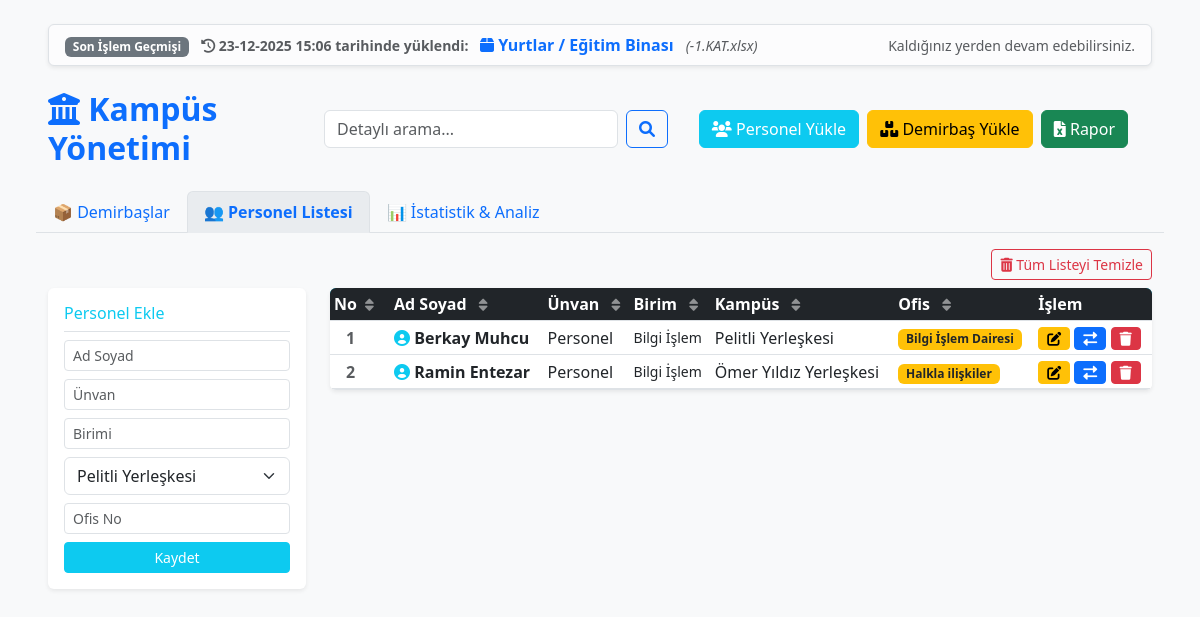
The app's page /?tab=personel with its own data.
### tables this page shows
CREATE TABLE yukleme_gecmisi (
            id INTEGER PRIMARY KEY AUTOINCREMENT,
            dosya_adi TEXT,
            hedef_konum TEXT,
            tur TEXT,
            tarih TEXT
        );

CREATE TABLE personeller (
            id INTEGER PRIMARY KEY AUTOINCREMENT,
            ad_soyad TEXT NOT NULL,
            unvan TEXT,
            kampus TEXT,
            ofis TEXT NOT NULL
        , birimi TEXT);

### app.py (the view, shortened to what this page needs)
@app.route('/')
def index():
    aktif_tab = request.args.get('tab', 'demirbas')
    arama_terimi = request.args.get('q', '')
    analiz_turu = request.args.get('analiz_turu', 'demirbas')
    ist_malzeme = request.args.get('ist_malzeme', '')
    ist_kampus = request.args.get('ist_kampus', '')
    ist_konum = request.args.get('ist_konum', '')
    ist_p_ad = request.args.get('ist_p_ad', '')
    ist_p_birim = request.args.get('ist_p_birim', '')
    ist_p_kampus = request.args.get('ist_p_kampus', '')
    ist_p_ofis = request.args.get('ist_p_ofis', '')
    sayfa_d = request.args.get('sayfa_d', 1, type=int)
    sayfa_p = request.args.get('sayfa_p', 1, type=int)
    limit = 20
    offset_d = (sayfa_d - 1) * limit
    offset_p = (sayfa_p - 1) * limit
    conn = baglanti_kur()
    cur = conn.cursor()
    d_sql = "SELECT * FROM demirbaslar"
    d_c_sql = "SELECT COUNT(*) FROM demirbaslar"
    d_p = []
    if arama_terimi and aktif_tab == 'demirbas':
        t = f"%{turkce_normalize(arama_terimi)}%"
        f = " WHERE NORMALIZE(ad) LIKE ? OR NORMALIZE(konum) LIKE ? OR NORMALIZE(kampus) LIKE ?"
        d_sql += f; d_c_sql += f; d_p = [t, t, t]
    cur.execute(d_c_sql, d_p)
    total_d = cur.fetchone()[0]
    total_pages_d = (total_d + limit - 1) // limit
    d_sql += " ORDER BY id DESC LIMIT ? OFFSET ?"
    d_p.extend([limit, offset_d])
    cur.execute(d_sql, d_p)
    demirbaslar = cur.fetchall()
    p_sql = "SELECT * FROM personeller"
    p_c_sql = "SELECT COUNT(*) FROM personeller"
    p_p = []
    if arama_terimi and aktif_tab == 'personel':
        t = f"%{turkce_normalize(arama_terimi)}%"
        f = " WHERE NORMALIZE(ad_soyad) LIKE ? OR NORMALIZE(ofis) LIKE ? OR NORMALIZE(birimi) LIKE ?"
        p_sql += f; p_c_sql += f; p_p = [t, t, t]
    cur.execute(p_c_sql, p_p)
    total_p = cur.fetchone()[0]
    total_pages_p = (total_p + limit - 1) // limit
    p_sql += " ORDER BY ofis ASC LIMIT ? OFFSET ?"
    p_p.extend([limit, offset_p])
    cur.execute(p_sql, p_p)
    personeller = cur.fetchall()
    analiz_sonuclari = []
    analiz_toplam = 0
    try:
        cur.execute("SELECT * FROM yukleme_gecmisi ORDER BY id DESC LIMIT 1")
        son_yukleme = cur.fetchone()
    except:
        son_yukleme = None
    conn.close()
    return render_template('index.html',
                           demirbaslar=demirbaslar, personeller=personeller,
                           analiz_sonuclari=analiz_sonuclari, analiz_toplam=analiz_toplam, analiz_turu=analiz_turu,
                           yerleskeler=YERLESKELER, arama_terimi=arama_terimi, aktif_tab=aktif_tab,
                           sayfa_d=sayfa_d, toplam_sayfa_demirbas=total_pages_d,
                           sayfa_p=sayfa_p, toplam_sayfa_personel=total_pages_p,
                           ist_malzeme=ist_malzeme, ist_kampus=ist_kampus, ist_konum=ist_konum,
                           ist_p_ad=ist_p_ad, ist_p_birim=ist_p_birim, ist_p_kampus=ist_p_kampus, ist_p_ofis=ist_p_ofis,
                           son_yukleme=son_yukleme)

### app.py (called while the page is built)
def baglanti_kur():
    conn = sqlite3.connect(DB_NAME)
    conn.row_factory = sqlite3.Row
    conn.create_function("NORMALIZE", 1, turkce_normalize)
    return conn

### templates/index.html (shortened to what this page needs)
<!DOCTYPE html>
<html lang="tr">
<head>
    <link href="https://cdn.jsdelivr.net/npm/bootstrap@5.3.0/dist/css/bootstrap.min.css" rel="stylesheet">
    <link rel="stylesheet" href="https://cdnjs.cloudflare.com/ajax/libs/font-awesome/6.0.0/css/all.min.css">
</head>
<body class="bg-light">
<div class="container-fluid px-5 mt-4">
    {% if son_yukleme %}
    <div class="alert alert-light border shadow-sm d-flex align-items-center justify-content-between py-2 mb-4">
        <div>
            <span class="badge bg-secondary me-2">Son İşlem Geçmişi</span>
            <small class="text-muted fw-bold">
                <i class="fas fa-history"></i> {{ son_yukleme.tarih }} tarihinde yüklendi:
            </small>
            <span class="text-primary fw-bold mx-2">
                {% if son_yukleme.tur == 'Demirbaş' %}
                    <i class="fas fa-box"></i> {{ son_yukleme.hedef_konum }}
                {% else %}
                    <i class="fas fa-users"></i> {{ son_yukleme.hedef_konum }}
                {% endif %}
            </span>
            <small class="text-muted fst-italic">({{ son_yukleme.dosya_adi }})</small>
        </div>
        <small class="text-muted">Kaldığınız yerden devam edebilirsiniz.</small>
    </div>
    {% endif %}
    <div class="row align-items-center mb-4">
    <div class="row align-items-center mb-4">
        <div class="col-md-3"><h2 class="text-primary fw-bold mb-0"><i class="fas fa-university"></i> Kampüs Yönetimi</h2></div>
        <div class="col-md-4">
            {% if aktif_tab != 'istatistik' %}
            <form action="/" method="GET" class="d-flex" id="searchForm">
                <input class="form-control me-2" type="search" name="q" placeholder="Detaylı arama..." value="{{ arama_terimi if arama_terimi else '' }}">
                <button class="btn btn-outline-primary" type="submit"><i class="fas fa-search"></i></button>
            </form>
            {% endif %}
        </div>
        <div class="col-md-5 text-end">
            <button class="btn btn-info text-white me-1" data-bs-toggle="modal" data-bs-target="#uploadPersonelModal">
                <i class="fas fa-users"></i> Personel Yükle
            </button>
            <button class="btn btn-warning me-1" data-bs-toggle="modal" data-bs-target="#uploadDemirbasModal">
                <i class="fas fa-boxes"></i> Demirbaş Yükle
            </button>
            <a href="/rapor" class="btn btn-success"><i class="fas fa-file-excel"></i> Rapor</a>
        </div>
    </div>
    <ul class="nav nav-tabs mb-3" id="myTab">
        <li class="nav-item">
            <a class="nav-link {% if aktif_tab == 'demirbas' %}active{% endif %}" href="/?tab=demirbas" style="cursor: pointer;">📦 Demirbaşlar</a>
        </li>
        <li class="nav-item">
            <a class="nav-link {% if aktif_tab == 'personel' %}active{% endif %}" href="/?tab=personel" style="cursor: pointer;">👥 Personel Listesi</a>
        </li>
        <li class="nav-item">
            <a class="nav-link {% if aktif_tab == 'istatistik' %}active{% endif %}" href="/?tab=istatistik" style="cursor: pointer;">📊 İstatistik & Analiz</a>
        </li>
    </ul>
    <div class="tab-content" id="myTabContent">
        <div class="tab-pane fade" id="personel">
            <div class="d-flex justify-content-end mb-2">
                <a href="/sifirla-personel" class="btn btn-outline-danger btn-sm" onclick="return confirm('DİKKAT! Tüm personel listesi silinecek. Emin misiniz?')"><i class="fas fa-trash-alt"></i> Tüm Listeyi Temizle</a>
            </div>
            <div class="row">
                <div class="col-md-3">
                     <div class="card p-3 shadow-sm border-0 bg-white">
                        <h6 class="text-info border-bottom pb-2">Personel Ekle</h6>
                        <form action="/ekle-personel" method="POST">
                            <input type="text" name="ad_soyad" class="form-control mb-2 form-control-sm" placeholder="Ad Soyad" required>
                            <input type="text" name="unvan" class="form-control mb-2 form-control-sm" placeholder="Ünvan">
                            <input type="text" name="birimi" class="form-control mb-2 form-control-sm" placeholder="Birimi" required>
                            <select name="kampus" class="form-select mb-2 form-control-sm">{% for yer in yerleskeler %}<option value="{{ yer }}">{{ yer }}</option>{% endfor %}</select>
                            <input type="text" name="ofis" class="form-control mb-2 form-control-sm" placeholder="Ofis No" required>
                            <button type="submit" class="btn btn-info text-white w-100 btn-sm">Kaydet</button>
                        </form>
                    </div>
                </div>
                <div class="col-md-9">
                    <div class="card p-0 shadow-sm border-0 overflow-hidden">
                        <div class="table-responsive-custom">
                            <table class="table table-hover table-sm align-middle mb-0">
                                <thead class="bg-info text-white" style="position: sticky; top: 0; z-index: 1;">
                                    <tr>
                                        <th class="sortable" style="width: 60px;" onclick="tabloyuSirala(0)">
                                            No <i class="fas fa-sort small ms-1 text-white-50"></i>
                                        </th>
                                        <th class="sortable" onclick="tabloyuSirala(1)">
                                            Ad Soyad <i class="fas fa-sort small ms-2 text-white-50"></i>
                                        </th>
                                        <th class="sortable" onclick="tabloyuSirala(2)">
                                            Ünvan <i class="fas fa-sort small ms-2 text-white-50"></i>
                                        </th>
                                        <th class="sortable" onclick="tabloyuSirala(3)">
                                            Birim <i class="fas fa-sort small ms-2 text-white-50"></i>
                                        </th>
                                        <th class="sortable" onclick="tabloyuSirala(4)">
                                            Kampüs <i class="fas fa-sort small ms-2 text-white-50"></i>
                                        </th>
                                        <th class="sortable" onclick="tabloyuSirala(5)">
                                            Ofis <i class="fas fa-sort small ms-2 text-white-50"></i>
                                        </th>
                                        <th>İşlem</th>
                                    </tr>
                                </thead>
                                <tbody>
                                    {% for p in personeller %}
                                    <tr>
                                        <td class="fw-bold text-muted ps-3">{{ loop.index + (sayfa_p - 1) * 20 }}</td>
                                        <td><a href="/personel-detay/{{ p.id }}" class="text-decoration-none fw-bold text-dark"><i class="fas fa-user-circle text-info"></i> {{ p.ad_soyad }}</a></td>
                                        <td>{{ p.unvan }}</td><td class="small">{{ p.birimi }}</td><td>{{ p.kampus }}</td><td><span class="badge bg-warning text-dark">{{ p.ofis }}</span></td>
                                        <td>
                                            <button class="btn btn-sm btn-warning py-0" data-bs-toggle="modal" data-bs-target="#editPersonel{{ p.id }}"><i class="fas fa-edit"></i></button>
                                            <button class="btn btn-sm btn-primary py-0" data-bs-toggle="modal" data-bs-target="#tasiModal{{ p.id }}"><i class="fas fa-exchange-alt"></i></button>
                                            <a href="/sil-personel/{{ p.id }}" class="btn btn-sm btn-danger py-0"><i class="fas fa-trash"></i></a>
                                        </td>
                                    </tr>
                                    {% endfor %}
                                </tbody>
                            </table>
                        </div>
                    </div>
                </div>
            </div>
        </div>
    </div>
</div>
</body>
</html>

### templates/index.html (style rules this page uses)
.nav-tabs .nav-link.active { background-color: #e9ecef; border-bottom-color: transparent; font-weight: bold; color: #0d6efd; }
th.sortable { cursor: pointer; transition: all 0.2s ease-in-out; user-select: none; }
th.sortable i { color: #adb5bd; }
.table-responsive-custom { max-height: 65vh; overflow-y: auto; border-bottom: 1px solid #dee2e6; }
.table-responsive-custom thead th { position: sticky; top: 0; background-color: #212529; color: white; z-index: 1; box-shadow: 0 2px 2px -1px rgba(0, 0, 0, 0.4); }

### records on screen
yukleme_gecmisi: tarih "23-12-2025 15:06", hedef_konum "Yurtlar / Eğitim Binası", dosya_adi "-1.KAT.xlsx"
personeller: ad_soyad "Berkay Muhcu", unvan "Personel", birimi "Bilgi İşlem", kampus "Pelitli Yerleşkesi", ofis "Bilgi İşlem Dairesi"
personeller: ad_soyad "Ramin Entezar", unvan "Personel", birimi "Bilgi İşlem", kampus "Ömer Yıldız Yerleşkesi", ofis "Halkla ilişkiler"

### other values on screen
form field kampus "Pelitli Yerleşkesi"
